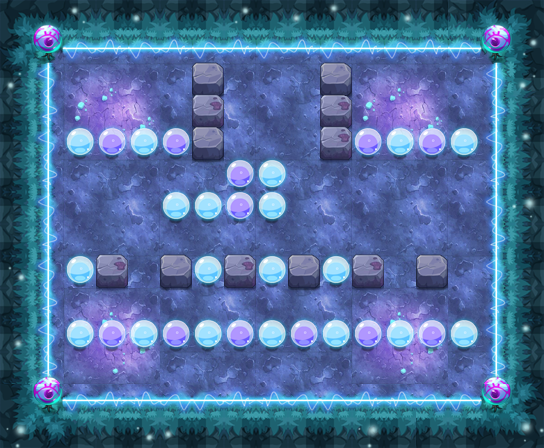

Below is a game level as drawn by its tile map, then a one-line description and the .tmx that defines it (tile-layer data replaced by summaries):
An orthogonal 17x14 tile map with 32x32 px tiles, 14 tile layers (PASS, 块层 2, 块层 15, 块层 13, ...) and 7 objects (3x xewl1, 3x TRAP, PLAYER).

<map version="1.0" orientation="orthogonal" width="17" height="14" tilewidth="32" tileheight="32">
 <properties>
  <property name="DESTRY1" value="27" />
  <property name="DESTRY2" value="39" />
  <property name="DESTRY_COUNT" value="2" />
  <property name="EXP" value="1385" />
  <property name="ITEM" value="D055" />
  <property name="LOSE_SCRIPT" value="" />
  <property name="MONEY" value="2078" />
  <property name="START_SCRIPT" value="lv161" />
  <property name="WIN_SCRIPT" value="" />
 </properties>
 <tileset firstgid="1" name="ysmg" tilewidth="32" tileheight="32">
  <image source="ysmg.png" width="480" height="535" />
 </tileset>
 <layer name="PASS" width="17" height="14">
  <data>[238 cells, 154 non-empty, 10 distinct tile ids]</data>
 </layer>
 <layer name="块层 2" width="17" height="14">
  <data>[238 cells, 238 non-empty, 26 distinct tile ids]</data>
 </layer>
 <layer name="块层 15" width="17" height="14">
  <data>[238 cells, 23 non-empty, 4 distinct tile ids]</data>
 </layer>
 <layer name="块层 13" width="17" height="14">
  <data>[238 cells, 52 non-empty, 6 distinct tile ids]</data>
 </layer>
 <layer name="块层 3" width="17" height="14">
  <data>[238 cells, 16 non-empty, 3 distinct tile ids]</data>
 </layer>
 <layer name="块层 6" width="17" height="14">
  <data>[238 cells, 43 non-empty, 4 distinct tile ids]</data>
 </layer>
 <layer name="SHELTER 11" width="17" height="14">
  <data>[238 cells, 2 non-empty, 1 distinct tile ids]</data>
 </layer>
 <layer name="SHELTER 9" width="17" height="14">
  <data>[238 cells, 13 non-empty, 2 distinct tile ids]</data>
 </layer>
 <layer name="SHELTER 7" width="17" height="14">
  <data>[238 cells, 10 non-empty, 3 distinct tile ids]</data>
 </layer>
 <layer name="SHELTER 5" width="17" height="14">
  <data>[238 cells, 4 non-empty, 2 distinct tile ids]</data>
 </layer>
 <layer name="SHELTER 4" width="17" height="14">
  <data>[238 cells, 2 non-empty, 2 distinct tile ids]</data>
 </layer>
 <layer name="SHELTER 3" width="17" height="14">
  <data>[238 cells, 10 non-empty, 4 distinct tile ids]</data>
 </layer>
 <layer name="SHELTER 2" width="17" height="14">
  <data>[238 cells, 2 non-empty, 2 distinct tile ids]</data>
 </layer>
 <layer name="SHELTER 1" width="17" height="14">
  <data>[238 cells, 2 non-empty, 1 distinct tile ids]</data>
 </layer>
 <objectgroup name="对象层 1" width="17" height="14">
  <object name="PLAYER" type="PLAYER" x="256" y="64" width="32" height="32" />
  <object name="xewl1" x="128" y="352" width="32" height="32">
   <properties>
    <property name="lua_ai" value="monster_xewl_ai" />
    <property name="quality" value="xewl1.quality" />
   </properties>
  </object>
  <object name="zi_dan_left1" type="TRAP" x="448" y="160" width="32" height="32">
   <properties>
    <property name="trap_ani" value="fire_cat_left.actor" />
    <property name="trap_delay" value="2" />
    <property name="trap_id" value="0" />
    <property name="trap_script" value="trap(&quot;zi_dan_left1&quot;):setAtkPower(target(&quot;PLAYER&quot;):getHP()*0.1);trap(&quot;zi_dan_left1&quot;):turnLeft(); trap(&quot;zi_dan_left1&quot;):getAI():getActions():addObject( AIUseSkill:create(   SkillLua:create(&quot;skill_0001&quot;)  )  );" />
    <property name="trap_start_mode" value="2" />
    <property name="trap_state" value="open" />
   </properties>
  </object>
  <object name="zi_dan_left2" type="TRAP" x="448" y="224" width="32" height="32">
   <properties>
    <property name="trap_ani" value="fire_cat_left.actor" />
    <property name="trap_delay" value="2" />
    <property name="trap_id" value="0" />
    <property name="trap_script" value="trap(&quot;zi_dan_left2&quot;):setAtkPower(target(&quot;PLAYER&quot;):getHP()*0.1);trap(&quot;zi_dan_left2&quot;):turnLeft(); trap(&quot;zi_dan_left2&quot;):getAI():getActions():addObject( AIUseSkill:create(   SkillLua:create(&quot;skill_0001&quot;)  )  );" />
    <property name="trap_start_mode" value="2" />
    <property name="trap_state" value="open" />
   </properties>
  </object>
  <object name="zi_dan_right1" type="TRAP" x="64" y="192" width="32" height="32">
   <properties>
    <property name="trap_ani" value="fire_cat_right.actor" />
    <property name="trap_delay" value="2" />
    <property name="trap_id" value="0" />
    <property name="trap_script" value="trap(&quot;zi_dan_right1&quot;):setAtkPower(target(&quot;PLAYER&quot;):getHP()*0.1);trap(&quot;zi_dan_right1&quot;):turnRight(); trap(&quot;zi_dan_right1&quot;):getAI():getActions():addObject( AIUseSkill:create(   SkillLua:create(&quot;skill_0001&quot;)  )  );" />
    <property name="trap_start_mode" value="2" />
    <property name="trap_state" value="open" />
   </properties>
  </object>
  <object name="xewl1" x="256" y="352" width="32" height="32">
   <properties>
    <property name="lua_ai" value="monster_xewl_ai" />
    <property name="quality" value="xewl1.quality" />
   </properties>
  </object>
  <object name="xewl1" x="384" y="352" width="32" height="32">
   <properties>
    <property name="lua_ai" value="monster_xewl_ai" />
    <property name="quality" value="xewl1.quality" />
   </properties>
  </object>
 </objectgroup>
</map>
